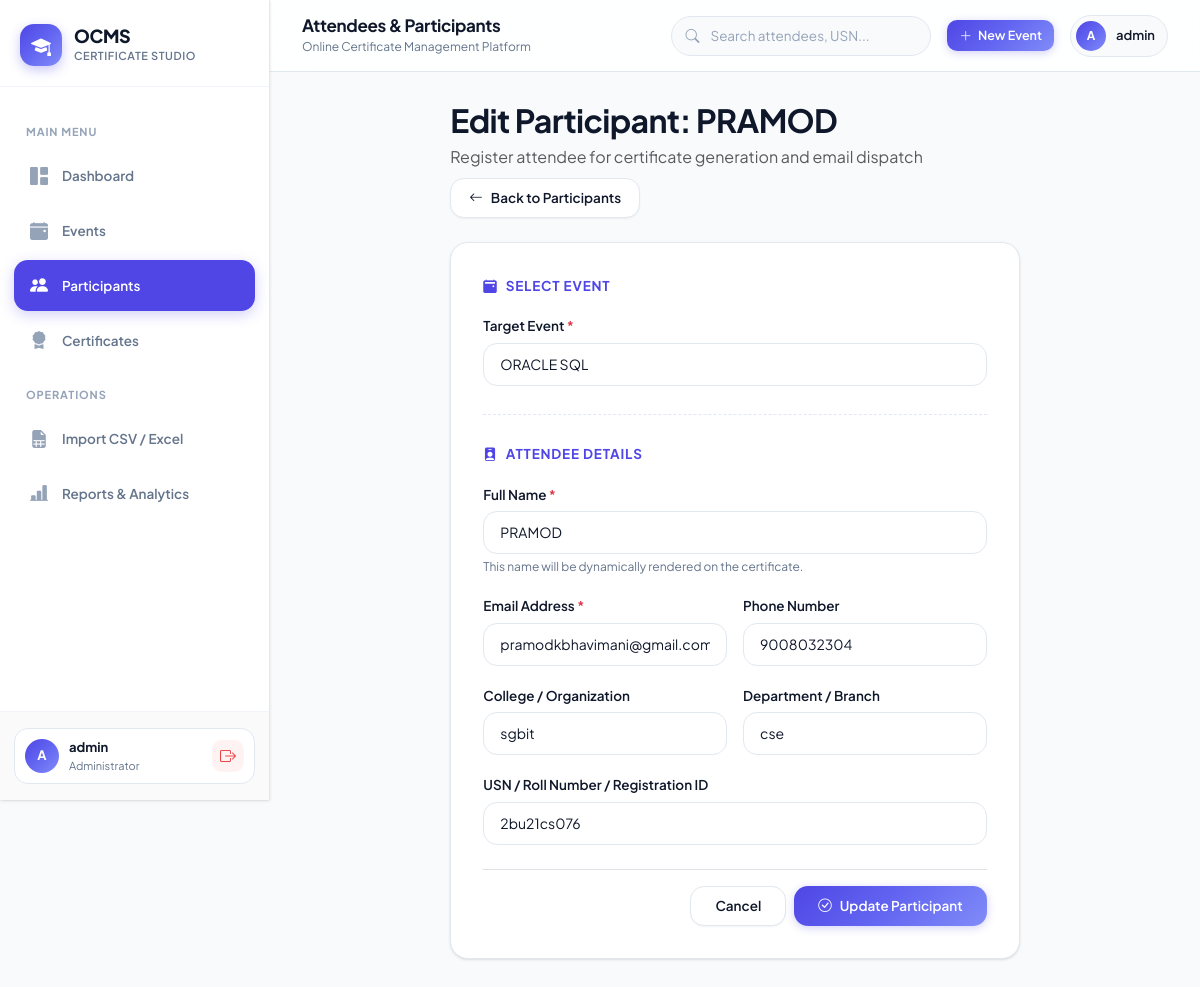
The page /participants/edit/3/ (signed in) on the database its author committed.
### participants/models.py (models this page shows, shortened)
class Participant(models.Model):
    event = models.ForeignKey(
        Event,
        on_delete=models.CASCADE,
        related_name="participants"
    )
    full_name = models.CharField(max_length=200)
    email = models.EmailField(unique=True)
    phone = models.CharField(max_length=15)
    college = models.CharField(max_length=200)
    department = models.CharField(max_length=100)
    usn = models.CharField(
        max_length=50,
        blank=True,
        null=True
    )
    generated_certificate = models.ImageField(
    upload_to="certificates/",
    blank=True,
    null=True)
    certificate_generated = models.BooleanField(default=False)
    email_sent = models.BooleanField(default=False)
    created_at = models.DateTimeField(auto_now_add=True)

### participants/views.py (the view)
@login_required
def edit_participant(request, id):
    participant = get_object_or_404(Participant, id=id)
    if request.method == "POST":
        form = ParticipantForm(request.POST, instance=participant)
        if form.is_valid():
            participant = form.save()
            messages.success(request, f"Participant '{participant.full_name}' updated successfully!")
            return redirect("participant_list")
    else:
        form = ParticipantForm(instance=participant)
    return render(
        request,
        "participants/add_participant.html",
        {
            "form": form,
            "title": f"Edit Participant: {participant.full_name}",
            "button": "Update Participant",
        },
    )

### participants/forms.py
class ParticipantForm(forms.ModelForm):
    class Meta:
        model = Participant
        fields = [
            "event",
            "full_name",
            "email",
            "phone",
            "college",
            "department",
            "usn",
        ]
        widgets = {
            "event": forms.Select(attrs={
                "class": "form-select"
            }),
            "full_name": forms.TextInput(attrs={
                "class": "form-control",
                "placeholder": "Enter Full Name"
            }),
            "email": forms.EmailInput(attrs={
                "class": "form-control",
                "placeholder": "Enter Email"
            }),
            "phone": forms.TextInput(attrs={
                "class": "form-control",
                "placeholder": "Enter Phone Number"
            }),
            "college": forms.TextInput(attrs={
                "class": "form-control"
            }),
            "department": forms.TextInput(attrs={
                "class": "form-control"
            }),
            "usn": forms.TextInput(attrs={
                "class": "form-control"
            }),
        }

### events/models.py (called while the page is built)
    def __str__(self):
        return self.title

### templates/participants/add_participant.html (shortened to what this page needs)
{% extends "dashboard/dashboard_base.html" %}
{% block dashboard_content %}
<div class="row justify-content-center">
    <div class="col-xl-8 col-lg-10">
        <div class="d-flex justify-content-between align-items-center mb-4 flex-wrap gap-2">
            <div>
                <h2 class="fw-bold mb-1">{{ title|default:"Add New Participant" }}</h2>
                <p class="text-muted mb-0">Register attendee for certificate generation and email dispatch</p>
            </div>
            <a href="{% url 'participant_list' %}" class="btn btn-secondary">
                <i class="bi bi-arrow-left"></i> Back to Participants
            </a>
        </div>
        <div class="ocms-form-card mb-5">
            <form method="POST">
                <div class="section-title">
                    <i class="bi bi-calendar2-event-fill"></i> Select Event
                </div>
                <div class="mb-4">
                    <label class="form-label">Target Event <span class="text-danger">*</span></label>
                    {{ form.event }}
                </div>
                <div class="section-divider"></div>
                <div class="section-title">
                    <i class="bi bi-person-badge-fill"></i> Attendee Details
                </div>
                <div class="row g-3 mb-4">
                    <div class="col-md-12">
                        <label class="form-label">Full Name <span class="text-danger">*</span></label>
                        {{ form.full_name }}
                        <div class="help-text">This name will be dynamically rendered on the certificate.</div>
                    </div>
                    <div class="col-md-6">
                        <label class="form-label">Email Address <span class="text-danger">*</span></label>
                        {{ form.email }}
                    </div>
                    <div class="col-md-6">
                        <label class="form-label">Phone Number</label>
                        {{ form.phone }}
                    </div>
                    <div class="col-md-6">
                        <label class="form-label">College / Organization</label>
                        {{ form.college }}
                    </div>
                    <div class="col-md-6">
                        <label class="form-label">Department / Branch</label>
                        {{ form.department }}
                    </div>
                    <div class="col-md-12">
                        <label class="form-label">USN / Roll Number / Registration ID</label>
                        {{ form.usn }}
                    </div>
                </div>
                <div class="d-flex gap-2 justify-content-end mt-4 pt-3 border-top">
                    <a href="{% url 'participant_list' %}" class="btn btn-secondary px-4">
                        Cancel
                    </a>
                    <button type="submit" class="btn btn-primary px-4">
                        <i class="bi bi-check-circle"></i> {{ button|default:"Save Participant" }}
                    </button>
                </div>
            </form>
        </div>
    </div>
</div>
{% endblock %}

### templates/components/sidebar.html (shortened to what this page needs)
<aside class="ocms-sidebar" id="ocmsSidebar">
    <div class="ocms-sidebar-header">
        <a href="{% url 'dashboard' %}" class="ocms-brand">
            <div class="ocms-brand-icon">
                <i class="bi bi-mortarboard-fill"></i>
            </div>
            <div class="ocms-brand-text">
                <span class="ocms-brand-title">OCMS</span>
                <span class="ocms-brand-subtitle">Certificate Studio</span>
            </div>
        </a>
    </div>
    <nav class="ocms-sidebar-nav">
        <div class="nav-section-label">Main Menu</div>
        <a href="{% url 'dashboard' %}" class="sidebar-link {% if request.resolver_match.url_name == 'dashboard' %}active{% endif %}">
            <i class="bi bi-grid-1x2-fill"></i>
            <span>Dashboard</span>
        </a>
        <a href="{% url 'event_list' %}" class="sidebar-link {% if request.resolver_match.url_name in 'event_list,add_event,edit_event' %}active{% endif %}">
            <i class="bi bi-calendar-event-fill"></i>
            <span>Events</span>
        </a>
        <a href="{% url 'participant_list' %}" class="sidebar-link {% if request.resolver_match.url_name in 'participant_list,add_participant,edit_participant,preview_certificate' %}active{% endif %}">
            <i class="bi bi-people-fill"></i>
            <span>Participants</span>
        </a>
        <a href="{% url 'certificate_list' %}" class="sidebar-link {% if request.resolver_match.url_name == 'certificate_list' %}active{% endif %}">
            <i class="bi bi-award-fill"></i>
            <span>Certificates</span>
        </a>
        <div class="nav-section-label">Operations</div>
        <a href="{% url 'import_participants' %}" class="sidebar-link {% if request.resolver_match.url_name in 'import_participants,preview_excel' %}active{% endif %}">
            <i class="bi bi-file-earmark-spreadsheet-fill"></i>
            <span>Import CSV / Excel</span>
        </a>
        <a href="{% url 'reports_dashboard' %}" class="sidebar-link {% if request.resolver_match.url_name in 'reports_dashboard,export_participants_csv' %}active{% endif %}">
            <i class="bi bi-bar-chart-line-fill"></i>
            <span>Reports & Analytics</span>
        </a>
    </nav>
    <div class="ocms-sidebar-footer">
        <div class="sidebar-user-card">
            <div class="sidebar-user-info">
                <div class="sidebar-user-avatar">
                    {{ request.user.username|default:"A"|slice:":1"|upper }}
                </div>
                <div class="sidebar-user-meta">
                    <span class="sidebar-user-name">{{ request.user.username|default:"Admin User" }}</span>
                    <span class="sidebar-user-role">Administrator</span>
                </div>
            </div>
            <a href="{% url 'logout' %}" class="sidebar-logout-btn" title="Sign Out">
                <i class="bi bi-box-arrow-right"></i>
            </a>
        </div>
    </div>
</aside>

### templates/components/navbar.html (shortened to what this page needs)
<header class="ocms-topbar">
    <div class="topbar-left">
        <div class="topbar-heading">
            <h1 class="topbar-title">
                {% if request.resolver_match.url_name == 'dashboard' %}
                    Overview
                {% elif request.resolver_match.url_name in 'event_list,add_event,edit_event' %}
                    Events Management
                {% elif request.resolver_match.url_name in 'participant_list,add_participant,edit_participant' %}
                    Attendees & Participants
                {% elif request.resolver_match.url_name == 'preview_certificate' %}
                    Certificate Preview
                {% elif request.resolver_match.url_name == 'certificate_list' %}
                    Certificates Repository
                {% elif request.resolver_match.url_name == 'import_participants' %}
                    Bulk Ingestion
                {% elif request.resolver_match.url_name == 'reports_dashboard' %}
                    System Analytics & Reports
                {% else %}
                    Certificate Studio
                {% endif %}
            </h1>
            <p class="topbar-subtitle">Online Certificate Management Platform</p>
        </div>
    </div>
    <div class="topbar-right">
        <form action="{% url 'participant_list' %}" method="GET" class="topbar-search-form">
            <input
                type="text"
                name="search"
                class="topbar-search-input"
                placeholder="Search attendees, USN..."
                value="{{ request.GET.search|default:'' }}"
            >
        </form>
        <a href="{% url 'add_event' %}" class="btn btn-sm btn-primary d-none d-md-inline-flex" title="Create Event">
            <i class="bi bi-plus-lg"></i>
            <span>New Event</span>
        </a>
        <div class="topbar-profile-chip">
            <div class="topbar-avatar">
                {{ request.user.username|default:"A"|slice:":1"|upper }}
            </div>
            <span class="topbar-username">{{ request.user.username|default:"Admin" }}</span>
        </div>
    </div>
</header>

### static/css/variables.css (style rules this page uses)
:root { --primary: #4F46E5; --primary-hover: #4338CA; --primary-light: #EEF2FF; --primary-gradient: linear-gradient(135deg, #4F46E5 0%, #6366F1 50%, #818CF8 100%); --secondary: #0EA5E9; --secondary-hover: #0284C7; --secondary-light: #F0F9FF; --secondary-gradient: linear-gradient(135deg, #0EA5E9 0%, #38BDF8 100%); --success: #10B981; --success-hover: #059669; --success-light: #ECFDF5; --success-gradient: linear-gradient(135deg, #10B981 0%, #34D399 100%); --warning: #F59E0B; --warning-hover: #D97706; --warning-light: #FFFBEB; --warning-gradient: linear-gradient(135deg, #F59E0B 0%, #FBBF24 100%); --danger: #EF4444; --danger-hover: #DC2626; --danger-light: #FEF2F2; --danger-gradient: linear-gradient(135deg, #EF4444 0%, #F87171 100%); --accent-purple: #8B5CF6; --accent-purple-light: #F5F3FF; --accent-purple-gradient: linear-gradient(135deg, #8B5CF6 0%, #A78BFA 100%); --bg-app: #F8FAFC; --bg-surface: #FFFFFF; --bg-surface-glass: rgba(255, 255, 255, 0.85); --bg-surface-subtle: #F1F5F9; --bg-surface-hover: #F8FAFC; --border-color: #E2E8F0; --border-color-light: #F1F5F9; --border-color-focus: #818CF8; --border-glass: rgba(255, 255, 255, 0.7); --text-main: #0F172A; --text-muted: #64748B; --text-light: #94A3B8; --text-inverse: #FFFFFF; --shadow-xs: 0 1px 2px 0 rgba(0, 0, 0, 0.05); --shadow-sm: 0 1px 3px 0 rgba(0, 0, 0, 0.1), 0 1px 2px -1px rgba(0, 0, 0, 0.1); --shadow-md: 0 4px 6px -1px rgba(0, 0, 0, 0.08), 0 2px 4px -2px rgba(0, 0, 0, 0.05); --shadow-lg: 0 10px 15px -3px rgba(0, 0, 0, 0.08), 0 4px 6px -4px rgba(0, 0, 0, 0.03); --shadow-xl: 0 20px 25px -5px rgba(0, 0, 0, 0.08), 0 8px 10px -6px rgba(0, 0, 0, 0.03); --shadow-glass: 0 8px 32px 0 rgba(31, 38, 135, 0.07); --radius-xs: 6px; --radius-sm: 10px; --radius-md: 14px; --radius-lg: 18px; --radius-xl: 24px; --radius-full: 9999px; --transition-fast: all 0.15s ease; --transition-normal: all 0.25s cubic-bezier(0.4, 0, 0.2, 1); --transition-slow: all 0.35s cubic-bezier(0.4, 0, 0.2, 1); --sidebar-width: 270px; --navbar-height: 72px; }

### static/css/base.css (style rules this page uses)
*, *::before, *::after { margin: 0; padding: 0; box-sizing: border-box; }
html { font-size: 16px; scroll-behavior: smooth; -webkit-text-size-adjust: 100%; }
body { font-family: 'Plus Jakarta Sans', -apple-system, BlinkMacSystemFont, 'Segoe UI', Roboto, Helvetica, Arial, sans-serif; background-color: var(--bg-app); color: var(--text-main); line-height: 1.6; min-height: 100vh; overflow-x: hidden; -webkit-font-smoothing: antialiased; -moz-osx-font-smoothing: grayscale; }
h1, h2, h3, h4, h5, h6 { color: var(--text-main); font-weight: 700; letter-spacing: -0.02em; line-height: 1.25; }
p { color: var(--text-muted); }
a { color: var(--primary); text-decoration: none; transition: var(--transition-fast); }

### static/css/navbar.css (style rules this page uses)
.ocms-topbar { height: var(--navbar-height); background: rgba(255, 255, 255, 0.85); backdrop-filter: blur(16px); -webkit-backdrop-filter: blur(16px); border-bottom: 1px solid var(--border-color); padding: 0 32px; display: flex; align-items: center; justify-content: space-between; position: sticky; top: 0; z-index: 990; }
.topbar-left { display: flex; align-items: center; gap: 16px; }
.topbar-heading { display: flex; flex-direction: column; }
.topbar-title { font-size: 17px; font-weight: 700; color: var(--text-main); margin: 0; display: flex; align-items: center; gap: 8px; }
.topbar-subtitle { font-size: 12px; color: var(--text-muted); margin: 0; }
.topbar-right { display: flex; align-items: center; gap: 16px; }
.topbar-search-form { position: relative; width: 260px; }
.topbar-search-input { width: 100%; height: 40px; padding: 8px 14px 8px 38px; background: var(--bg-app); border: 1px solid var(--border-color); border-radius: var(--radius-full); font-size: 13.5px; color: var(--text-main); transition: var(--transition-fast); outline: none; }
.topbar-search-input::placeholder { color: var(--text-light); }
.topbar-profile-chip { display: flex; align-items: center; gap: 10px; padding: 5px 12px 5px 5px; border-radius: var(--radius-full); background: var(--bg-app); border: 1px solid var(--border-color); cursor: default; transition: var(--transition-fast); }
.topbar-avatar { width: 30px; height: 30px; border-radius: var(--radius-full); background: var(--primary-gradient); color: white; font-size: 12px; font-weight: 700; display: flex; align-items: center; justify-content: center; }
.topbar-username { font-size: 13px; font-weight: 600; color: var(--text-main); }

### rows shown on the page
Participant: event "ORACLE SQL", full_name "PRAMOD", email "pramodkbhavimani@gmail.com", phone "9008032304", college "sgbit", department "cse", usn "2bu21cs076"

### other values the page prints
{{ request.user.username|default:"A"|slice:":1"|upper }} "A"
{{ request.user.username|default:"Admin User" }} "admin"
{{ request.user.username|default:"Admin" }} "admin"
{{ title|default:"Add New Participant" }} "Edit Participant: PRAMOD"
{{ button|default:"Save Participant" }} "Update Participant"
